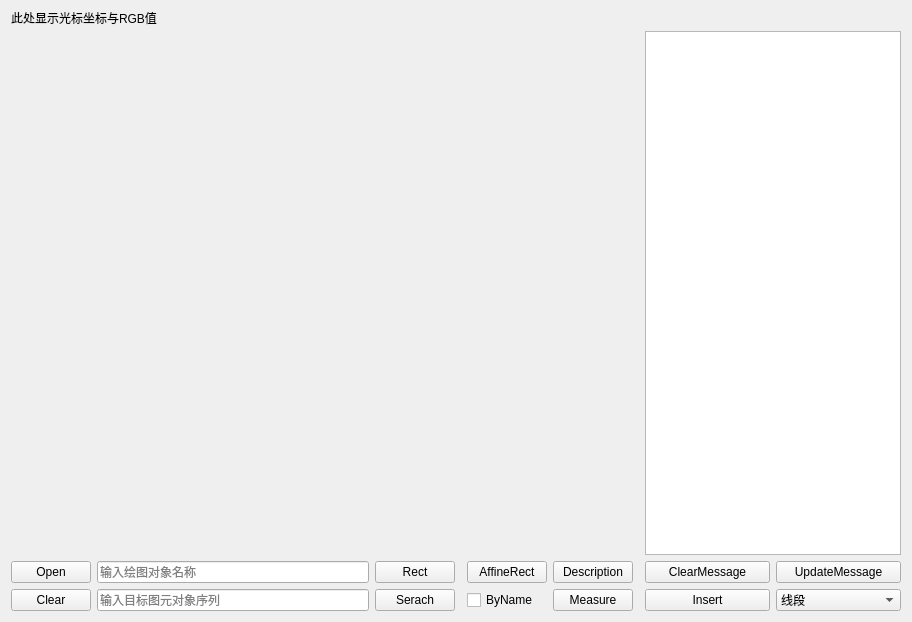
<?xml version="1.0" encoding="UTF-8"?>
<ui version="4.0">
 <class>MyViewTestClass</class>
 <widget class="QWidget" name="MyViewTestClass">
  <property name="geometry">
   <rect>
    <x>0</x>
    <y>0</y>
    <width>912</width>
    <height>622</height>
   </rect>
  </property>
  <property name="windowTitle">
   <string>MyViewTest</string>
  </property>
  <layout class="QGridLayout" name="gridLayout">
   <item row="4" column="0">
    <widget class="QPushButton" name="pushButton_Open">
     <property name="text">
      <string>Open</string>
     </property>
    </widget>
   </item>
   <item row="4" column="1">
    <widget class="QLineEdit" name="lineEdit">
     <property name="inputMask">
      <string/>
     </property>
     <property name="placeholderText">
      <string>输入绘图对象名称</string>
     </property>
    </widget>
   </item>
   <item row="6" column="2">
    <widget class="QPushButton" name="pushButton_Search">
     <property name="text">
      <string>Serach</string>
     </property>
    </widget>
   </item>
   <item row="4" column="2">
    <widget class="QPushButton" name="pushButton_Draw">
     <property name="text">
      <string>Rect</string>
     </property>
    </widget>
   </item>
   <item row="0" column="0" colspan="7">
    <widget class="QLabel" name="label_Msg">
     <property name="maximumSize">
      <size>
       <width>16777215</width>
       <height>14</height>
      </size>
     </property>
     <property name="text">
      <string>此处显示光标坐标与RGB值</string>
     </property>
    </widget>
   </item>
   <item row="1" column="0" rowspan="3" colspan="6">
    <widget class="ROIView" name="Viewer" native="true">
     <property name="maximumSize">
      <size>
       <width>16777215</width>
       <height>16777215</height>
      </size>
     </property>
    </widget>
   </item>
   <item row="6" column="0">
    <widget class="QPushButton" name="pushButton_Clear">
     <property name="text">
      <string>Clear</string>
     </property>
    </widget>
   </item>
   <item row="6" column="1">
    <widget class="QLineEdit" name="lineEdit_Search">
     <property name="placeholderText">
      <string>输入目标图元对象序列</string>
     </property>
    </widget>
   </item>
   <item row="4" column="4">
    <widget class="QPushButton" name="pushButton_AffineRect">
     <property name="text">
      <string>AffineRect</string>
     </property>
    </widget>
   </item>
   <item row="6" column="4">
    <widget class="QCheckBox" name="checkBox_ByName">
     <property name="text">
      <string>ByName</string>
     </property>
    </widget>
   </item>
   <item row="4" column="5">
    <widget class="QPushButton" name="pushButton_Description">
     <property name="text">
      <string>Description</string>
     </property>
    </widget>
   </item>
   <item row="6" column="5">
    <widget class="QPushButton" name="pushButton_Measure">
     <property name="text">
      <string>Measure</string>
     </property>
    </widget>
   </item>
   <item row="1" column="7" rowspan="3" colspan="6">
    <widget class="QPlainTextEdit" name="plainTextEdit">
     <property name="font">
      <font>
       <pointsize>16</pointsize>
      </font>
     </property>
    </widget>
   </item>
   <item row="4" column="10" colspan="3">
    <widget class="QPushButton" name="pushButton_UpdateMSG">
     <property name="enabled">
      <bool>true</bool>
     </property>
     <property name="text">
      <string>UpdateMessage</string>
     </property>
    </widget>
   </item>
   <item row="6" column="10" colspan="3">
    <widget class="QComboBox" name="comboBox_item">
     <item>
      <property name="text">
       <string>线段</string>
      </property>
     </item>
     <item>
      <property name="text">
       <string>矩形</string>
      </property>
     </item>
     <item>
      <property name="text">
       <string>椭圆</string>
      </property>
     </item>
     <item>
      <property name="text">
       <string>多边形</string>
      </property>
     </item>
     <item>
      <property name="text">
       <string>文字</string>
      </property>
     </item>
     <item>
      <property name="text">
       <string>位图</string>
      </property>
     </item>
    </widget>
   </item>
   <item row="4" column="7" colspan="3">
    <widget class="QPushButton" name="pushButton_ClearMSG">
     <property name="text">
      <string>ClearMessage</string>
     </property>
    </widget>
   </item>
   <item row="6" column="7" colspan="3">
    <widget class="QPushButton" name="pushButton_Insert">
     <property name="text">
      <string>Insert</string>
     </property>
    </widget>
   </item>
  </layout>
 </widget>
 <layoutdefault spacing="6" margin="11"/>
 <customwidgets>
  <customwidget>
   <class>ROIView</class>
   <extends>QWidget</extends>
   <header>roiview.h</header>
   <container>1</container>
  </customwidget>
 </customwidgets>
 <resources>
  <include location="MyViewTest.qrc"/>
 </resources>
 <connections/>
</ui>
